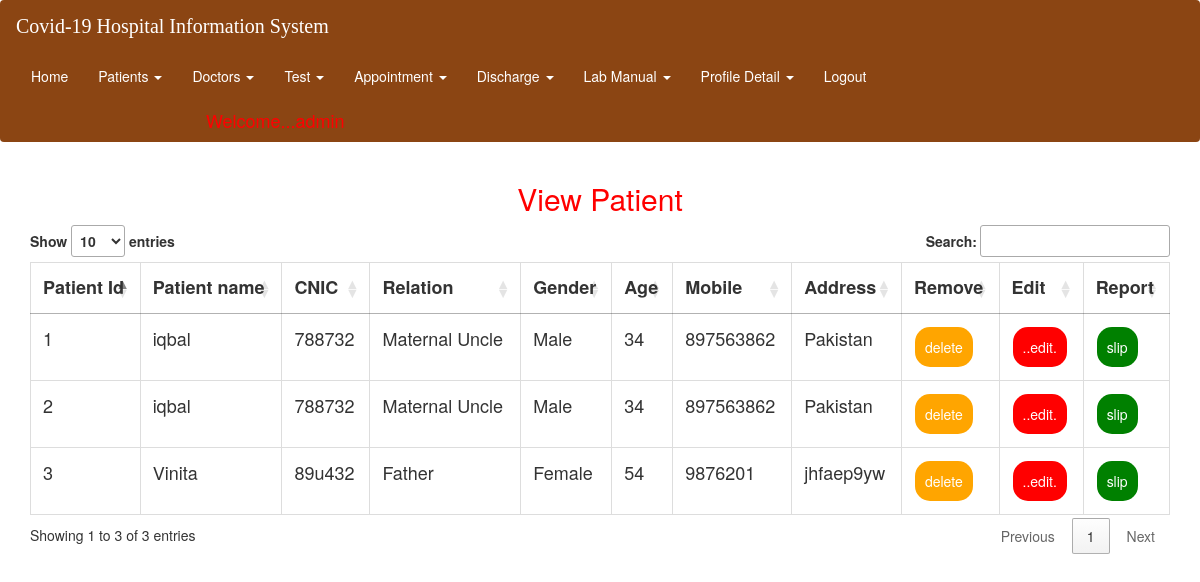
The page /view_patient (signed in) on the database its author committed.
### hospital/models.py (models this page shows, shortened)
class Patient(models.Model):
    disease=models.CharField(max_length=50, null=True)
    rel=models.CharField(max_length=50, null=True)
    cnic=models.CharField(max_length=50, null=True)
    purpose = models.ForeignKey(Purpose,on_delete=models.CASCADE, null=True)
    gender = models.ForeignKey(Gender, on_delete=models.CASCADE, null=True)
    name = models.CharField(max_length=50, null=True)
    age = models.CharField(max_length=50, null=True)
    mobile = models.IntegerField(null=True)
    payment = models.IntegerField(null=True)
    address = models.CharField(max_length=100, null=True)

class Gender(models.Model):
    type = models.CharField(max_length=50, null=True)
    def __str__(self):
        return self.type

### hospital/views.py (the view)
# urls.py: path('view_patient', view_Patient, name='view_patient'),
def view_Patient(request):
    if not request.user.is_staff:
        return redirect('login')
    stats = Stats.objects.all()
    doc = Patient.objects.all()
    d = {'doc': doc, "stats": stats}
    return render(request, 'view_patient.html', d)

### hospital/templates/view_patient.html
{% extends 'navigation.html' %}
{% block body %}
 <div class="container">
<center><h2 style="color:red">View Patient</h2></center>
<table class="table table-bordered" id="myTable">
  <thead>
  <tr>
    <th>Patient Id</th>
    <th>Patient name</th>
    <th>CNIC</th>
    <th>Relation</th>
      <th> Gender</th>
      <th> Age</th>
    <th>Mobile</th>
      <th>Address</th>
    <th>Remove</th>
      <th>Edit</th>
      <th>Report</th>
  </tr>
  </thead>
    <tbody>
    {% for i in doc %}
  <tr>
    <td>{{i.id}}</td>
    <td>{{i.name}}</td>
    <td>{{i.cnic}}</td>
    <td>{{i.rel}}</td>
      <td>{{i.gender}}</td>
      <td>{{i.age}}</td>
      <td>{{i.mobile}}</td>
      <td>{{i.address}}</td>
      <td><a href="{% url 'delete_patient' i.id %}"><button class="button button1">delete</button></a></td>
      <td><a href="{% url 'edit_patient' i.id %}"><button class="button button1" style="background-color:red">..edit.</button></a></td>
      <td><a href="{% url 'get2' i.id %}"><button class="button button1" style="background-color:green">slip</button></a></td>
  </tr>
    {% endfor %}
  </tbody>
</table>
   </div>
{% endblock %}

### hospital/templates/navigation.html (shortened to what this page needs)
<!DOCTYPE html>
<html lang="en">
<head>
    {% load static %}
  <link rel="stylesheet" href="https://maxcdn.bootstrapcdn.com/bootstrap/3.4.0/css/bootstrap.min.css">
  <link rel = stylesheet href = "//cdn.datatables.net/1.10.19/css/jquery.dataTables.min.css">
</head>
<body>
<nav class="navbar navbar-expand-sm bg-info navbar-dark" style="background-color:SaddleBrown">
  <div class="container-fluid">
    <div class="navbar-header">
      <a class="navbar-brand" href="#" style="color:White;font-family:cursive;font-size:20px">Covid-19 Hospital Information System</a>
    </div>
    <ul class="nav navbar-nav">
      <li class="active"><a href="{% url 'dashboard' %}" style="color:white">Home</a></li>
      <li class="dropdown"><a class="dropdown-toggle" data-toggle="dropdown" href="#" style="color:white">Patients  <span class="caret"></span></a>
      </li>
      <li class="dropdown"><a class="dropdown-toggle" data-toggle="dropdown" href="#" style="color:white">Doctors  <span class="caret"></span></a>
      </li>
      <li class="dropdown"><a class="dropdown-toggle" data-toggle="dropdown" href="#" style="color:white">Test  <span class="caret"></span></a>
      </li>
      <li class="dropdown"><a class="dropdown-toggle" data-toggle="dropdown" href="#" style="color:white">Appointment  <span class="caret"></span></a>
      </li>
      <li class="dropdown"><a class="dropdown-toggle" data-toggle="dropdown" href="#" style="color:white">Discharge  <span class="caret"></span></a>
          </li>
          <li class="dropdown"><a class="dropdown-toggle" data-toggle="dropdown" href="#" style="color:white">Lab Manual  <span class="caret"></span></a>
      </li>
      <li class="dropdown"><a class="dropdown-toggle" data-toggle="dropdown" href="#" style="color:white">Profile Detail  <span class="caret"></span></a>
      </li>
      <li><a href="{% url 'logout' %}" style="color:white">Logout</a></li>
<li><h4 style="margin-left:190px;color:red">Welcome...<span style="color:red">{{request.user.username}}</span></h4></li>
    </ul>
  </div>
</nav>
{% block body %}
{% endblock %}
</body>
</html>

### hospital/templates/navigation.html (style rules this page uses)
* { box-sizing: border-box; }
#myTable { border-collapse: collapse; width: 100%; border: 1px solid #ddd; font-size: 18px; }
#myTable th, #myTable td { text-align: left; padding: 12px; }
#myTable tr { border-bottom: 1px solid #ddd; }
.button { background-color: orange; border: none; color: white; padding: 10px; text-align: center; text-decoration: none; display: inline-block; font-size: 14px; margin: 1px 1px; cursor: pointer; }
.button1 { border-radius: 15px; }

### rows shown on the page
Patient: id "1", name "iqbal", cnic "788732", rel "Maternal Uncle", gender "Male", age "34", mobile "897563862", address "Pakistan"
Patient: id "2", name "iqbal", cnic "788732", rel "Maternal Uncle", gender "Male", age "34", mobile "897563862", address "Pakistan"
Patient: id "3", name "Vinita", cnic "89u432", rel "Father", gender "Female", age "54", mobile "9876201", address "jhfaep9yw"
